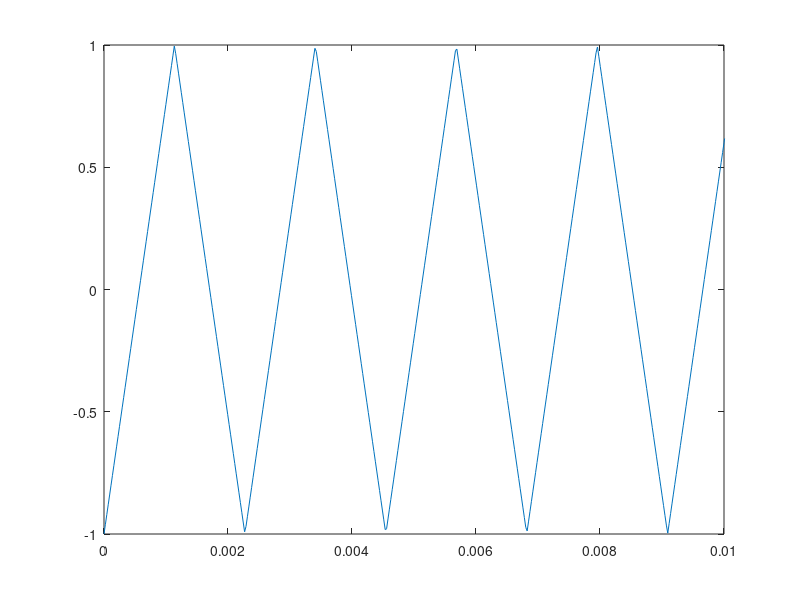

This figure's MATLAB source:
f = 440;
Fs = 44100;
T = 1;
t = 0:(1/Fs):T;


y1 = sin(2*pi*f*t);

audiowrite('sin.wav', y1, Fs)


y2 = sawtooth(2*pi*f*t);

audiowrite('saw.wav', y2, Fs)


%triangle wave
y3 = sawtooth(2*pi*f*t, 0.5)
plot(t,y3)
axis([0 0.01 -1 1])